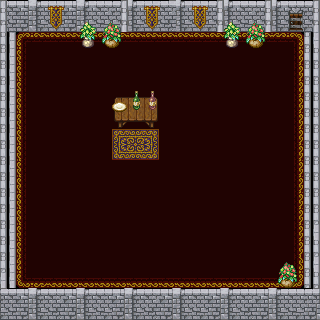

The image is a tile-based game level rendered from a .tmx file. Its description and complete source (layers, tilesets, objects, tile grids) follow:
An orthogonal 20x20 tile map with 16x16 px tiles, 3 tile layers (Tile Layer 1, Tile Layer 2, Tile Layer 3).

<map version="1.0" tiledversion="1.0.3" orientation="orthogonal" renderorder="right-down" width="20" height="20" tilewidth="16" tileheight="16" nextobjectid="1">
 <tileset firstgid="1" source="Castle.tsx" />
 <layer name="Tile Layer 1" width="20" height="20">
  <data encoding="csv">
1,5,6,7,8,9,7,11,9,7,11,9,7,11,9,7,11,9,10,11,
12,16,17,18,19,20,18,22,20,18,22,20,18,22,20,18,22,20,21,22,
23,74,75,75,75,75,75,75,75,75,75,75,75,75,75,75,75,76,77,33,
23,85,86,86,86,86,86,86,86,86,86,86,86,86,86,86,86,87,88,44,
23,85,97,97,97,97,86,87,87,87,87,87,87,97,97,97,86,87,88,44,
23,85,86,87,87,87,87,87,98,98,98,98,98,87,87,87,87,87,88,44,
23,85,86,87,86,86,87,86,86,86,86,86,86,86,86,87,98,98,88,44,
23,85,86,87,87,87,86,86,86,86,86,86,86,86,86,86,86,87,88,44,
23,85,86,87,87,98,86,87,87,87,86,86,86,86,87,87,87,87,88,44,
23,85,86,87,98,98,87,87,98,98,87,86,86,86,86,87,98,98,88,44,
23,85,86,87,98,98,98,98,97,98,98,86,86,86,86,86,87,87,88,44,
23,85,86,87,98,98,97,98,97,97,98,86,86,86,86,86,86,87,88,44,
23,85,86,87,98,98,97,98,97,97,98,87,87,87,87,87,87,98,88,44,
23,85,86,86,86,86,87,97,97,98,98,98,98,98,98,86,86,87,88,44,
23,85,86,97,97,97,98,86,97,97,97,97,98,86,86,97,86,87,88,33,
23,85,86,97,97,98,97,97,98,87,87,87,87,87,87,87,87,87,88,44,
23,96,97,97,98,98,98,98,98,98,98,98,98,98,98,98,98,98,99,33,
34,107,108,109,109,109,109,109,109,109,109,109,109,109,109,109,109,109,110,44,
45,46,47,48,49,50,51,46,47,48,49,50,51,46,47,48,49,50,51,55,
56,57,58,59,60,61,62,57,58,59,60,61,62,57,58,59,60,61,62,63
</data>
 </layer>
 <layer name="Tile Layer 2" width="20" height="20">
  <data encoding="csv">
0,0,0,30,0,0,4,0,0,30,4,0,30,0,0,4,0,0,0,0,
0,0,0,41,0,119,120,121,0,41,15,0,41,0,119,120,121,0,0,0,
33,0,0,0,0,130,131,132,0,0,0,0,0,0,130,131,132,0,0,23,
33,0,0,0,0,0,0,0,0,0,0,0,0,0,0,0,0,0,0,23,
33,0,0,0,0,0,0,0,0,0,0,0,0,0,0,0,0,0,0,23,
33,0,0,0,0,0,0,0,0,0,0,0,0,0,0,0,0,0,0,23,
33,0,0,0,0,0,0,116,117,118,0,0,0,0,0,0,0,0,0,23,
33,0,0,0,0,0,0,127,128,129,0,0,0,0,0,0,0,0,0,23,
33,0,0,0,0,0,0,67,68,69,0,0,0,0,0,0,0,0,0,23,
33,0,0,0,0,0,0,78,79,80,0,0,0,0,0,0,0,0,0,23,
33,0,0,0,0,0,0,0,0,0,0,0,0,0,0,0,0,0,0,23,
33,0,0,0,0,0,0,0,0,0,0,0,0,0,0,0,0,0,0,23,
33,0,0,0,0,0,0,0,0,0,0,0,0,0,0,0,0,0,0,23,
33,0,0,0,0,0,0,0,0,0,0,0,0,0,0,0,0,0,0,23,
33,0,0,0,0,0,0,0,0,0,0,0,0,0,0,0,0,0,0,23,
33,0,0,0,0,0,0,0,0,0,0,0,0,0,0,0,0,0,0,23,
33,0,0,0,0,0,0,0,0,0,0,0,0,0,0,0,0,120,121,23,
33,0,0,0,0,0,0,0,0,0,0,0,0,0,0,0,0,131,132,23,
0,0,0,0,0,0,0,0,0,0,0,0,0,0,0,0,0,0,0,0,
0,0,0,0,0,0,0,0,0,0,0,0,0,0,0,0,0,0,0,0
</data>
 </layer>
 <layer name="Tile Layer 3" width="20" height="20">
  <data encoding="csv">
0,0,0,0,0,0,0,0,0,0,0,0,0,0,0,0,0,0,0,0,
0,0,0,0,0,0,0,0,0,0,0,0,0,0,0,0,0,0,0,0,
0,0,0,0,0,0,0,0,0,0,0,0,0,0,0,0,0,0,0,0,
0,0,0,0,0,0,0,0,0,0,0,0,0,0,0,0,0,0,0,0,
0,0,0,0,0,0,0,0,0,0,0,0,0,0,0,0,0,0,0,0,
0,0,0,0,0,0,0,0,103,102,0,0,0,0,0,0,0,0,0,0,
0,0,0,0,0,0,0,100,114,113,0,0,0,0,0,0,0,0,0,0,
0,0,0,0,0,0,0,0,0,0,0,0,0,0,0,0,0,0,0,0,
0,0,0,0,0,0,0,0,0,0,0,0,0,0,0,0,0,0,0,0,
0,0,0,0,0,0,0,0,0,0,0,0,0,0,0,0,0,0,0,0,
0,0,0,0,0,0,0,0,0,0,0,0,0,0,0,0,0,0,0,0,
0,0,0,0,0,0,0,0,0,0,0,0,0,0,0,0,0,0,0,0,
0,0,0,0,0,0,0,0,0,0,0,0,0,0,0,0,0,0,0,0,
0,0,0,0,0,0,0,0,0,0,0,0,0,0,0,0,0,0,0,0,
0,0,0,0,0,0,0,0,0,0,0,0,0,0,0,0,0,0,0,0,
0,0,0,0,0,0,0,0,0,0,0,0,0,0,0,0,0,0,0,0,
0,0,0,0,0,0,0,0,0,0,0,0,0,0,0,0,0,0,0,0,
0,0,0,0,0,0,0,0,0,0,0,0,0,0,0,0,0,0,0,0,
0,0,0,0,0,0,0,0,0,0,0,0,0,0,0,0,0,0,0,0,
0,0,0,0,0,0,0,0,0,0,0,0,0,0,0,0,0,0,0,0
</data>
 </layer>
</map>
